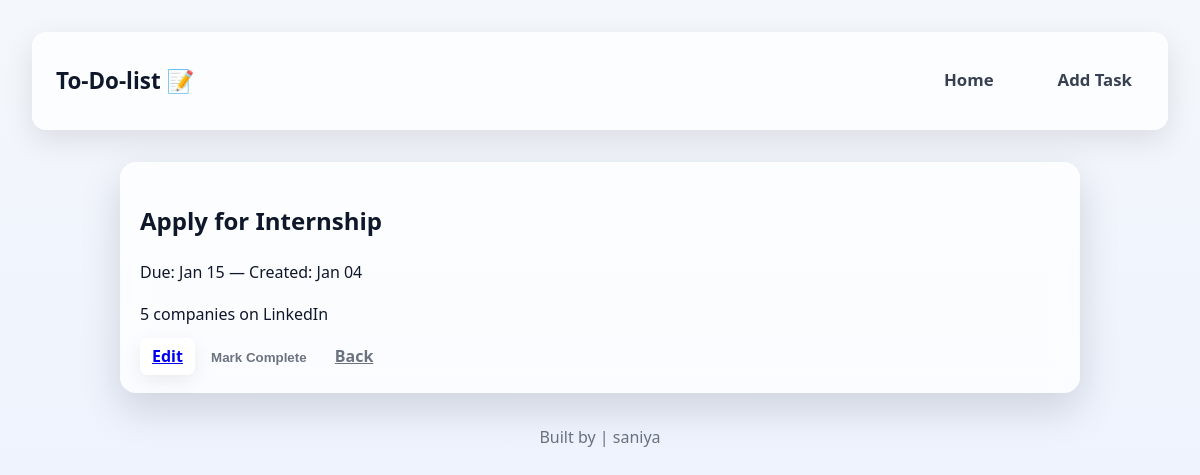
The app's page /task/19/ with its own data.
### tasks/models.py (models this page shows, shortened)
class Task(models.Model):
    title = models.CharField(max_length=200)
    description = models.TextField(blank=True)
    deadline = models.DateField()
    completed = models.BooleanField(default=False)
    created_at = models.DateField(default=timezone.now)
    class Meta:
        ordering = ['completed', 'deadline', '-created_at']

### tasks/views.py (the view)
# urls.py: path('task/<int:pk>/', views.TaskDetailView.as_view(), name='detail'), # CBV - detail
class TaskDetailView(DetailView):
    model = Task
    template_name = 'tasks/detail.html'
    context_object_name = 'task'

### templates/tasks/detail.html
{% extends 'base.html' %}
{% block content %}
<section class="panel">
  <h2>{{ task.title }}</h2>
  <p class="muted">Due: {{ task.deadline|date:'M d' }} — Created: {{ task.created_at|date:'M d' }}</p>
  <div class="task-full">
    <p>{{ task.description|linebreaksbr }}</p>
  </div>
  <div class="actions">
    <a class="btn" href="{% url 'tasks:edit' task.pk %}">Edit</a>
    <form method="post" action="{% url 'tasks:toggle' task.pk %}" style="display:inline">{% csrf_token %}<button class="btn ghost">{% if task.completed %}Mark Pending{% else %}Mark Complete{% endif %}</button></form>
    <a class="btn ghost" href="{% url 'tasks:index' %}">Back</a>
  </div>
</section>
{% endblock %}

### static/css/styles.css (style rules this page uses)
:root { --bg: #f4f7fb; --card: rgba(255, 255, 255, 0.75); --muted: #6b7280; --text: #0f172a; --accent: #6366f1; --accent-2: #22c55e; --danger: #ef4444; --radius-lg: 16px; --radius-md: 10px; --radius-sm: 8px; --shadow-sm: 0 6px 18px rgba(15, 23, 42, 0.08); --shadow-lg: 0 16px 40px rgba(15, 23, 42, 0.15); --font: "Segoe UI", Roboto, Arial, sans-serif; }
*, *::before, *::after { box-sizing: border-box; }
html, body { height: 100%; }
body { margin: 0; font-family: var(--font); background: linear-gradient(180deg, var(--bg), #eaf0ff); color: var(--text); line-height: 1.6; padding: 2rem; }
.panel { background: var(--card); border-radius: var(--radius-lg); padding: 1.25rem; box-shadow: var(--shadow-lg); backdrop-filter: blur(12px); }
.btn { padding: 0.45rem 0.75rem; border-radius: var(--radius-sm); border: none; font-weight: 700; cursor: pointer; background: #fff; box-shadow: var(--shadow-sm); }
.btn.ghost { background: transparent; box-shadow: none; color: var(--muted); }

### records on screen
Task: title "Apply for Internship", deadline "Jan 15", created_at "Jan 04", description "5 companies on LinkedIn"
